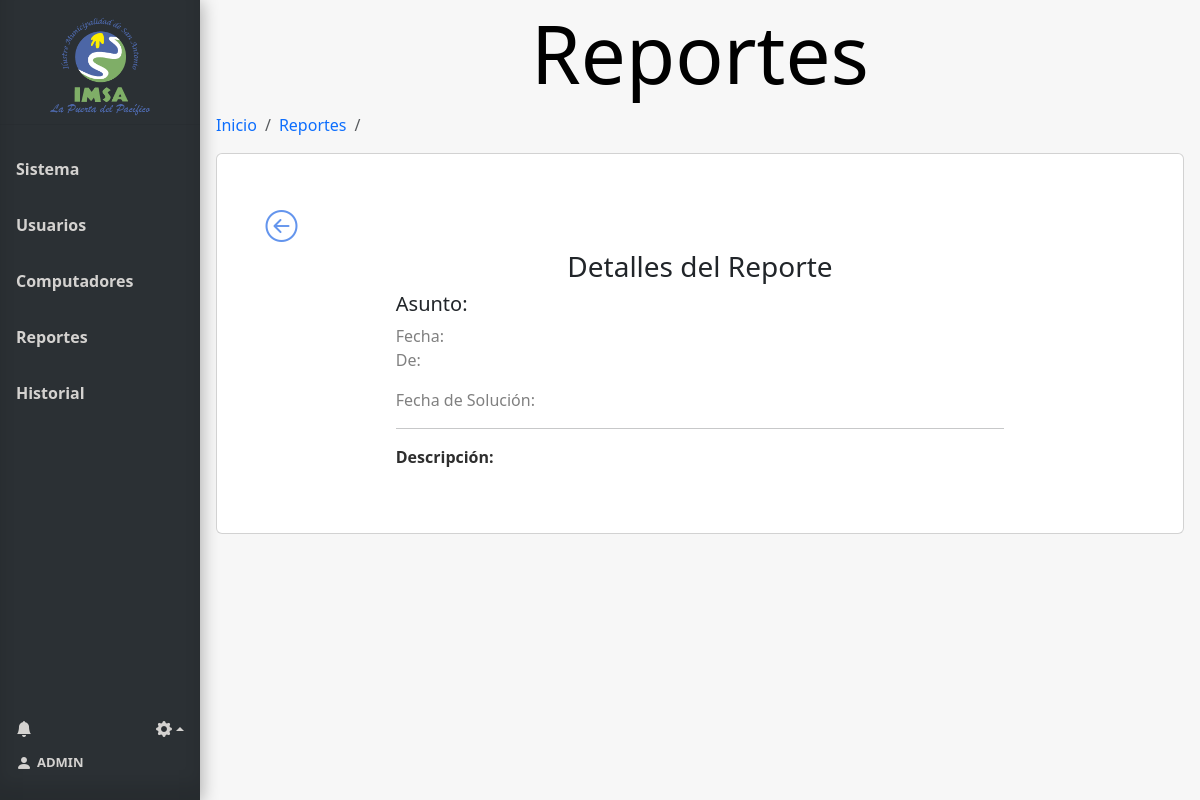
/ver_reporte/9 (signed in), run on an earlier commit of the app's database.
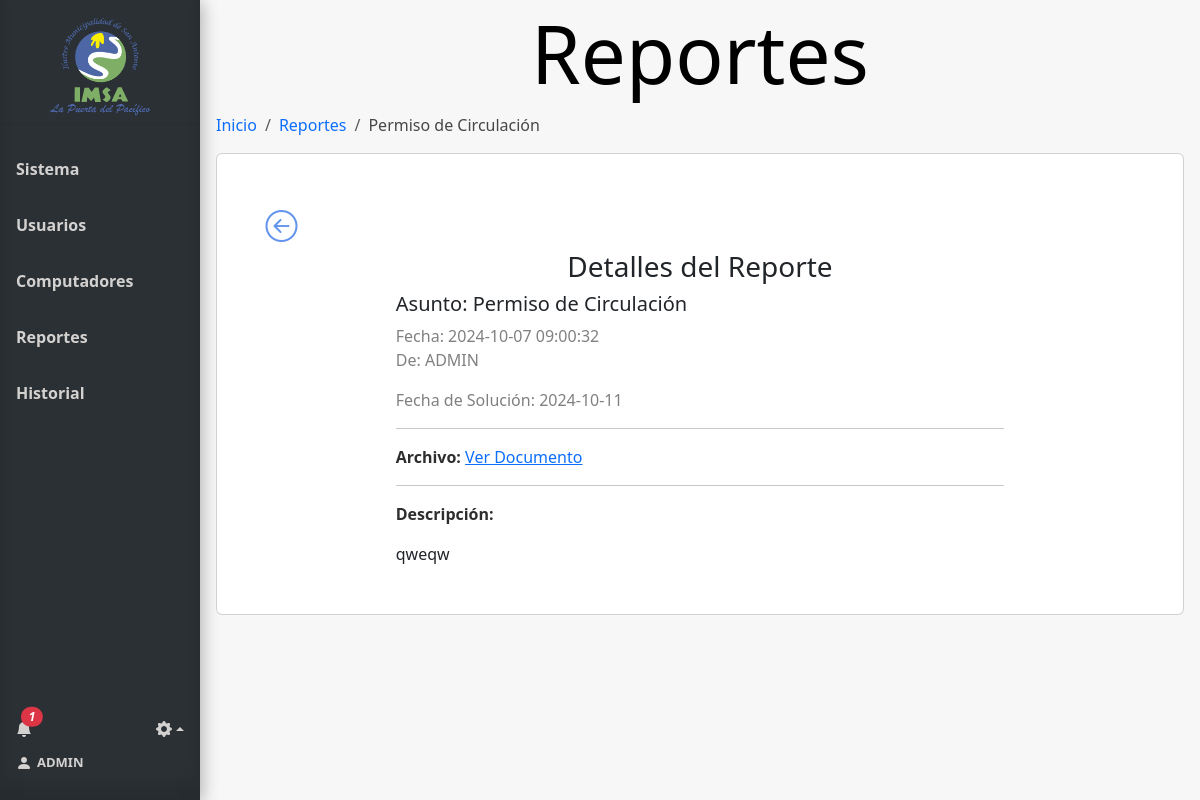
And on a later commit of the database.
### tables this page shows
CREATE TABLE Usuario (
    Id_usuario INTEGER PRIMARY KEY AUTOINCREMENT,
    Nombre_user VARCHAR(100),
    Email VARCHAR(100),
    Psw VARCHAR(100),
    id_tipo_usuario INTEGER,
    FOREIGN KEY (id_tipo_usuario) REFERENCES Tipo_usuario(id_tipo_usuario)
);

CREATE TABLE Reportes (
    id_reporte INTEGER PRIMARY KEY AUTOINCREMENT,
    usuario_id INTEGER,
    num_solicitud VARCHAR(100) NOT NULL,
    asunto VARCHAR(100) NOT NULL,
    descripcion VARCHAR(300) NOT NULL,
    fecha TIMESTAMP DEFAULT CURRENT_TIMESTAMP,
    fecha_solucion TIMESTAMP,
    archivo VARCHAR,
    FOREIGN KEY (usuario_id) REFERENCES Usuario(Id_usuario)
);

### app.py (the view)
@app.route('/ver_reporte/<int:id_reporte>', methods=['GET'])
@requiere_tipo_usuario(1)
@login_required
def ver_reporte(id_reporte):
    conn = get_db_connection()
    reporte = conn.execute('''
                           SELECT Reportes.id_reporte, Reportes.num_solicitud, Reportes.asunto, Reportes.fecha, Reportes.fecha_solucion, Reportes.descripcion, Reportes.archivo, Usuario.Nombre_user
                           FROM Reportes
                           INNER JOIN Usuario ON Usuario.id_usuario = Reportes.usuario_id
                           WHERE id_reporte = ?
                           ORDER BY Reportes.fecha DESC
                           ''', (id_reporte,)).fetchone()
    conn.close()
    user=current_user
    num_notificaciones_totales = get_total_notifications(user.id)
    info_notificaciones = get_info_notifications(user.id)
    return render_template('ver_reporte.html', reporte=reporte,  user=user, num_notificaciones_totales=num_notificaciones_totales, info_notificaciones=info_notificaciones)

### app.py (called while the page is built)
@login_manager.user_loader
def load_user(user_id):
    return Usuario.get_by_id(user_id)

def get_db_connection():
    conn = sqlite3.connect('database.db')
    conn.row_factory = sqlite3.Row
    return conn

def requiere_tipo_usuario(*roles_permitidos):
    def decorator(f):
        @wraps(f)
        def decorated_function(*args, **kwargs):
            if 'id_tipo_usuario' not in session:
                return redirect(url_for('login'))
            if session['id_tipo_usuario'] not in roles_permitidos:
                return redirect(url_for('index'))
            return f(*args, **kwargs)
        return decorated_function
    return decorator

def get_total_notifications(user_id):
    conn = get_db_connection()
    total_notifications = conn.execute(
        'SELECT COUNT(*) FROM Notificaciones WHERE id_usuario = ?  AND leido = false',
        (user_id,)
    ).fetchone()[0]
    conn.close()
    return total_notifications

### model.py (called while the page is built)
def get_db_connection():
    conn = sqlite3.connect('database.db')
    conn.row_factory = sqlite3.Row
    return conn

### templates/ver_reporte.html
{% extends 'base.html' %}
{% block head %}
<link rel="stylesheet" href="{{ url_for('static', filename='css/style_verReporte.css')}}">
{% endblock %}
{% block content %}
<h1 class="block-effect" style="--td:0.3s">
    <div class="block-reveal" style="--bc: #2b3034; --d: 0.5s">Reportes</div>
</h1>
{% block breadcrumb %}
    <nav aria-label="breadcrumb">
        <ol class="breadcrumb">
            <li class="breadcrumb-item"><a href="{{ url_for('index') }}">Inicio</a></li>
            <li class="breadcrumb-item"><a href="{{ url_for('reportes') }}">Reportes</a></li>
            <li class="breadcrumb-item active" aria-current="page">{{reporte['asunto']}}</li>
        </ol>
    </nav>
{% endblock %}
<div class="card text-start mb-3">
    <div class="bodyBack">
        <a id="botonBack" href="{{url_for('reportes')}}" aria-valuetext="a">
            <i class="bi bi-arrow-left-circle"  style="font-size: 2rem; color: cornflowerblue;"></i>
        </a>
    </div>
    <div class="report-details" id="ReportDetails">
        <div class="report-details-header">
            <h3>Detalles del Reporte</h3>
        </div>
        <div class="report-details-body">
            <div class="headReporte">
                <h5>Asunto: {{reporte['asunto']}}</h5>
                <p class="fecha">Fecha: {{reporte['fecha']}} <br>De: {{reporte['Nombre_user']}}</p>
            </div>
            <p class="fecha">Fecha de Solución: {{reporte['fecha_solucion']}}</p>
            <hr>
            {% if reporte['archivo'] %}
            <div class="archivoReporte">
                <p><strong>Archivo:</strong> <a href="{{ url_for('uploaded_file', filename=reporte['archivo']) }}"
                        target="_blank">Ver Documento </a></p>
                <hr>
            </div>
            {% endif %}
            <div class="descripcionReporte">
                <p><strong>Descripción:</strong>  </p>
                <div class="descripcion-text">{{ reporte['descripcion'] }}</div>
            </div>
        </div>
    </div>
</div>
{% endblock %}

### templates/base.html (shortened to what this page needs)
<!doctype html>
<html lang="es">
<head>
  {% block head %} {% endblock %}
  <link rel="stylesheet" href="{{ url_for('static', filename='css/style_base.css') }}">
  <link href="https://cdn.jsdelivr.net/npm/bootstrap@5.3.3/dist/css/bootstrap.min.css" rel="stylesheet"
>
  <link href="https://cdn.jsdelivr.net/npm/bootstrap-icons/font/bootstrap-icons.css" rel="stylesheet">
</head>
<body>
  <div class="sidebar" style="display: flex; flex-direction: column; height: 100vh;">
    <div class="tituloMenu">
      <img src="{{ url_for('static', filename='img/logo.png') }}" alt="Logo-IMSA" width="100px">
    </div>
    <hr>
    <a href="{{ url_for('index') }}" class="slide_right {% if request.endpoint == 'index' %}active{% endif %}">
      <b id="menu-link">Sistema</b>
    </a>
    {% if session['id_tipo_usuario'] == 1 %}
    <a href="{{ url_for('usuarios') }}" class="slide_right {% if request.endpoint == 'usuarios' %}active{% endif %}">
      <b id="menu-link">Usuarios</b>
    </a>
    {% endif %}
    <a href="{{ url_for('computadores') }}"
      class="slide_right {% if request.endpoint == 'computadores' %}active{% endif %}">
      <b id="menu-link">Computadores</b>
    </a>
    {% if session['id_tipo_usuario'] == 1 %}
    <a href="{{ url_for('reportes') }}" class="slide_right {% if request.endpoint == 'reportes' %}active{% endif %}">
      <b id="menu-link">Reportes</b>
      {% endif %}
    </a>
    <a href="{{ url_for('historial') }}" class="slide_right {% if request.endpoint == 'historial' %}active{% endif %}">
      <b id="menu-link">Historial</b>
    </a>
    <div class="menuAbajo">
      <div class="ajuste_notificacion">
        <div class="notificacion">
          <a href="#" class="icon me-3" data-bs-toggle="modal" data-bs-target="#ModalNotifiaciones">
            <i class="bi bi-bell-fill position-relative">
              {% if num_notificaciones_totales > 0 %}
              <span class="position-absolute top-0 start-100 translate-middle badge rounded-pill bg-danger">
                {{ num_notificaciones_totales }}
              </span>
              {% endif %}
            </i>
          </a>
        </div>
        <div class="ajustes btn-group dropup">
          <a href="" class="dropdown-toggle icon" data-bs-toggle="dropdown" aria-expanded="false">
            <i class="bi bi-gear-fill"></i></a>
        </div>
      </div>
      <div class="bodyCuenta">
        <a href="{{ url_for('cuenta') }}" id="cuenta">
          <i class="bi bi-person-fill" style="margin-right: 5px;"></i>
          <b style="font-size: small;"> {{ user.nombre_usuario}}</b>
        </a>
      </div>
    </div>
  </div>
  <div class="content">
    {% block content %}{% endblock %}
  </div>
</body>
</html>

What changed in the data, as far as the page shows it:
shown differently, row unchanged: Usuario "ADMIN": Nombre_user (not shown) → "ADMIN"
added Reportes: asunto "Permiso de Circulación", fecha "2024-10-07 09:00:32", fecha_solucion "2024-10-11", descripcion "qweqw"
Also different on the page:
{{ num_notificaciones_totales }}: (not shown) → "1"
text now shown: "Archivo: Ver Documento"
